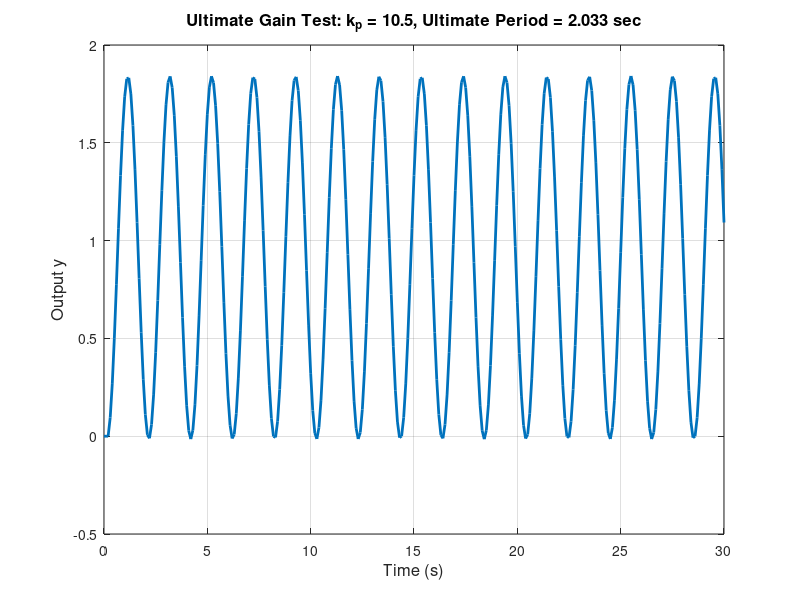

Write MATLAB code to recreate this figure. (Note: this script raises an error after producing the figure.)
%%%% calculation of ultimate gain and time period 
%%%% tf = exp(-0.2s)/(s^2+2s+1)

clc; clear all;

h = 0.1;                       % Step size
t = 0:h:30;                     % Time vector
y = zeros(1,length(t));         % Output
u = zeros(1,length(t));         % Controller output
e = zeros(1,length(t));         % Error
x = zeros(1,length(t));         % State variable

input = 1;                      % Setpoint
y(1) = 0;
x(1) = 0;
e(1) = input - y(1);

% Try different kp values until sustained oscillation occurs
kp = 10.5;                       % Ultimate gain found by trial

u(1) = kp * e(1);

% First-order system dynamics (for first 2 steps)
F_xy = @(x) -2*x; 

for i = 1:2
    % RK4 method
    k_1 = F_xy(x(i));
    k_2 = F_xy(x(i) + 0.5*h*k_1);
    k_3 = F_xy(x(i) + 0.5*h*k_2);
    k_4 = F_xy(x(i) + k_3*h);
    
    x(i+1) = x(i) + (1/6)*(k_1 + 2*k_2 + 2*k_3 + k_4)*h;
    y(i+1) = y(i) + h*x(i+1);
    e(i+1) = 1 - y(i+1);
    u(i+1) = kp * e(i+1);
end

% Second-order system dynamics
F_xy = @(u,y,x) u - y - 2*x;

for i = 3:length(t)
    k_1 = F_xy(u(i-2), y(i), x(i));
    k_2 = F_xy(u(i-2) + 0.5*h, y(i) + 0.5*h, x(i) + 0.5*h*k_1);
    k_3 = F_xy(u(i-2) + 0.5*h, y(i) + 0.5*h, x(i) + 0.5*h*k_2);
    k_4 = F_xy(u(i-2) + h, y(i) + h, x(i) + k_3*h);
    
    x(i+1) = x(i) + (1/6)*(k_1 + 2*k_2 + 2*k_3 + k_4)*h;
    y(i+1) = y(i) + h*x(i+1);
    e(i+1) = 1 - y(i+1);
    u(i+1) = kp * e(i+1);
end

z = y(1:301);
plot(t, z, 'LineWidth', 2);
xlabel('Time (s)', 'FontSize', 12);
ylabel('Output y', 'FontSize', 12);
title('Ultimate Gain Test: k_p = 10.5, Ultimate Period = 2.033 sec', 'FontSize', 12);
grid on;

% Display results
fprintf('Ultimate Gain (Ku) = %.2f\n', kp);

% Calculate ultimate period from the plot
% Find peaks in the last part of response
[peaks, locs] = findpeaks(z(200:end));
if length(locs) >= 2
    Tu = (locs(2) - locs(1)) * h;
    fprintf('Ultimate Period (Tu) = %.4f sec\n', Tu);
end
